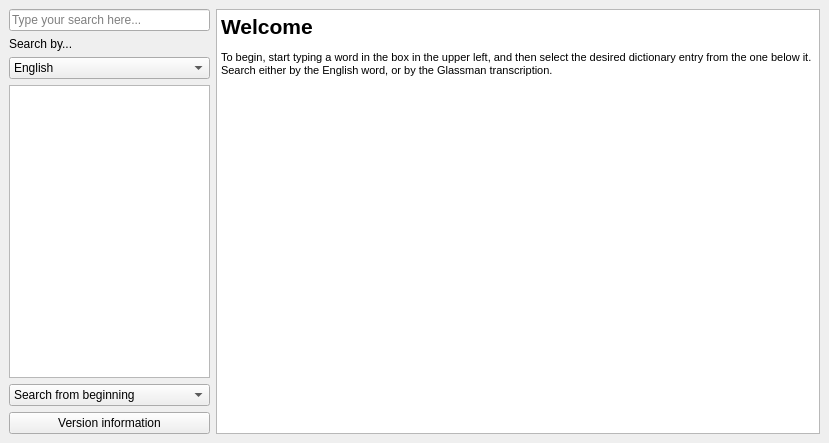
<?xml version="1.0" encoding="UTF-8"?>
<ui version="4.0">
 <class>MainWindow</class>
 <widget class="QMainWindow" name="MainWindow">
  <property name="geometry">
   <rect>
    <x>0</x>
    <y>0</y>
    <width>829</width>
    <height>443</height>
   </rect>
  </property>
  <property name="windowTitle">
   <string>Dari-English Dictionary</string>
  </property>
  <widget class="QWidget" name="centralwidget">
   <layout class="QHBoxLayout" name="horizontalLayout" stretch="1,3">
    <item>
     <layout class="QVBoxLayout" name="verticalLayout">
      <item>
       <widget class="QLineEdit" name="searchEdit">
        <property name="placeholderText">
         <string>Type your search here...</string>
        </property>
       </widget>
      </item>
      <item>
       <widget class="QLabel" name="label">
        <property name="text">
         <string>Search by...</string>
        </property>
       </widget>
      </item>
      <item>
       <widget class="QComboBox" name="comboBox">
        <item>
         <property name="text">
          <string>English</string>
         </property>
        </item>
        <item>
         <property name="text">
          <string>IPA</string>
         </property>
        </item>
        <item>
         <property name="text">
          <string>Glassman</string>
         </property>
        </item>
       </widget>
      </item>
      <item>
       <widget class="QListView" name="listView"/>
      </item>
      <item>
       <widget class="QComboBox" name="searchMethodCombo">
        <item>
         <property name="text">
          <string>Search from beginning</string>
         </property>
        </item>
        <item>
         <property name="text">
          <string>Search for any substring</string>
         </property>
        </item>
        <item>
         <property name="text">
          <string>Search with regular expression</string>
         </property>
        </item>
       </widget>
      </item>
      <item>
       <widget class="QPushButton" name="versionButton">
        <property name="text">
         <string>Version information</string>
        </property>
       </widget>
      </item>
     </layout>
    </item>
    <item>
     <widget class="QTextEdit" name="textEdit">
      <property name="font">
       <font>
        <pointsize>8</pointsize>
       </font>
      </property>
      <property name="styleSheet">
       <string notr="true"/>
      </property>
      <property name="readOnly">
       <bool>true</bool>
      </property>
      <property name="html">
       <string>&lt;!DOCTYPE HTML PUBLIC &quot;-//W3C//DTD HTML 4.0//EN&quot; &quot;http://www.w3.org/TR/REC-html40/strict.dtd&quot;&gt;
&lt;html&gt;&lt;head&gt;&lt;meta name=&quot;qrichtext&quot; content=&quot;1&quot; /&gt;&lt;style type=&quot;text/css&quot;&gt;
p, li { white-space: pre-wrap; }
&lt;/style&gt;&lt;/head&gt;&lt;body style=&quot; font-family:'MS Shell Dlg 2'; font-size:8pt; font-weight:400; font-style:normal;&quot;&gt;
&lt;p style=&quot; margin-top:18px; margin-bottom:12px; margin-left:0px; margin-right:0px; -qt-block-indent:0; text-indent:0px;&quot;&gt;&lt;span style=&quot; font-size:16pt; font-weight:600;&quot;&gt;Welcome&lt;/span&gt;&lt;/p&gt;
&lt;p style=&quot; margin-top:0px; margin-bottom:0px; margin-left:0px; margin-right:0px; -qt-block-indent:0; text-indent:0px;&quot;&gt;To begin, start typing a word in the box in the upper left, and then select the desired dictionary entry from the one below it. Search either by the English word, or by the Glassman transcription.&lt;/p&gt;&lt;/body&gt;&lt;/html&gt;</string>
      </property>
     </widget>
    </item>
   </layout>
  </widget>
 </widget>
 <resources/>
 <connections/>
</ui>
